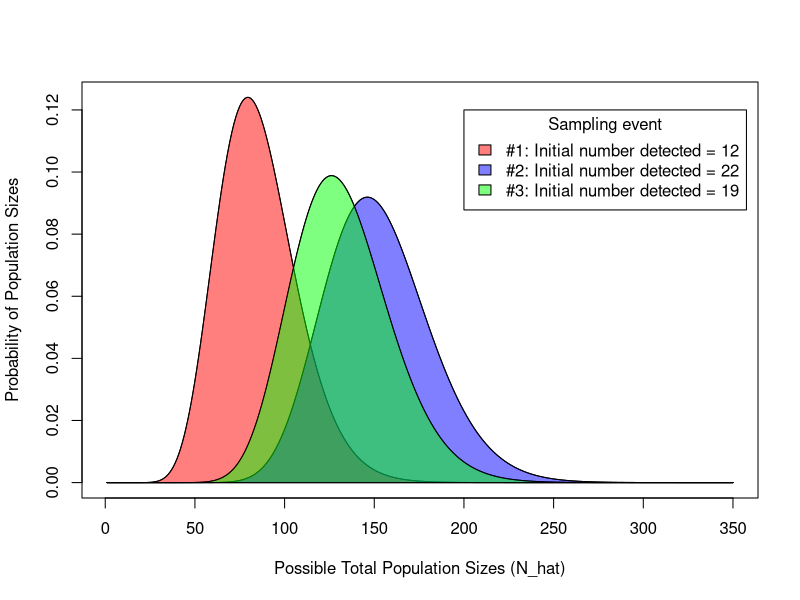
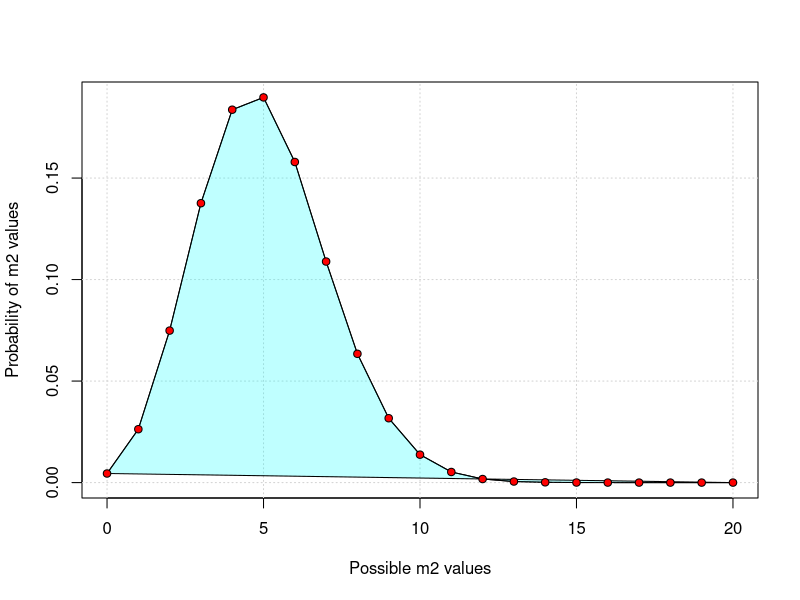
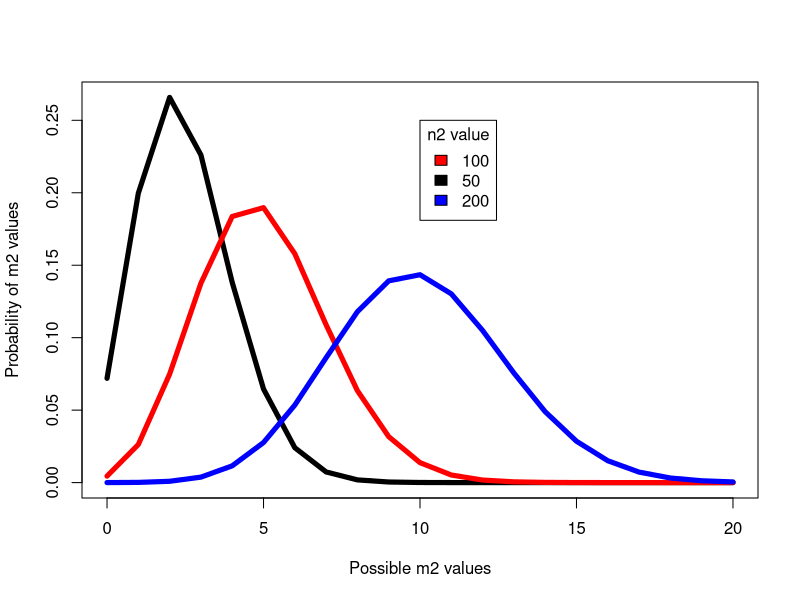
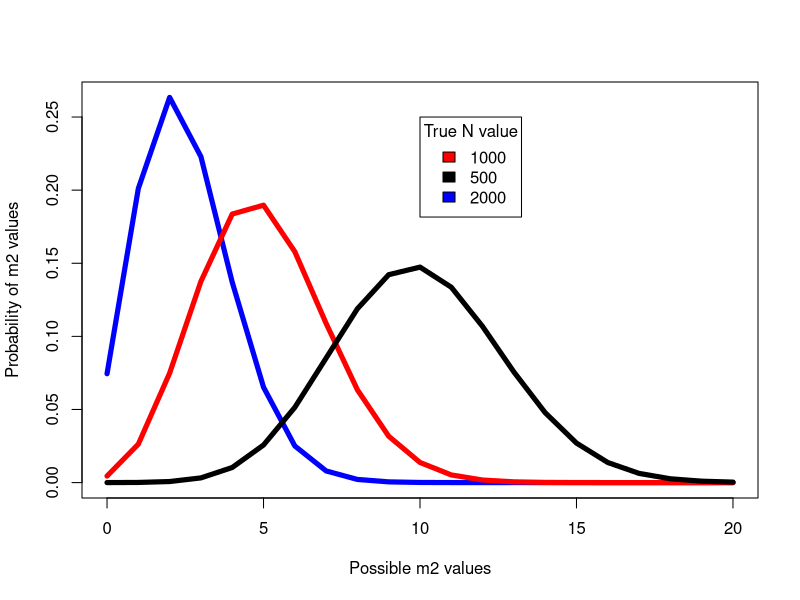
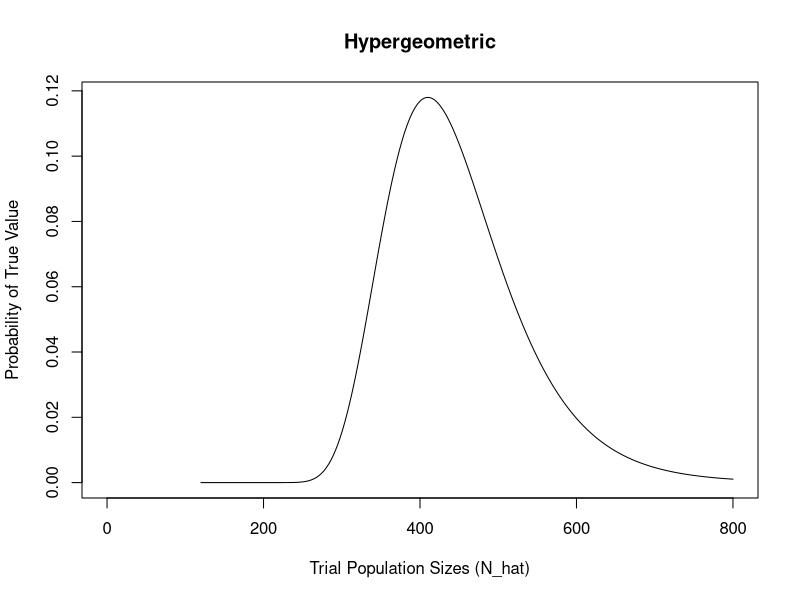
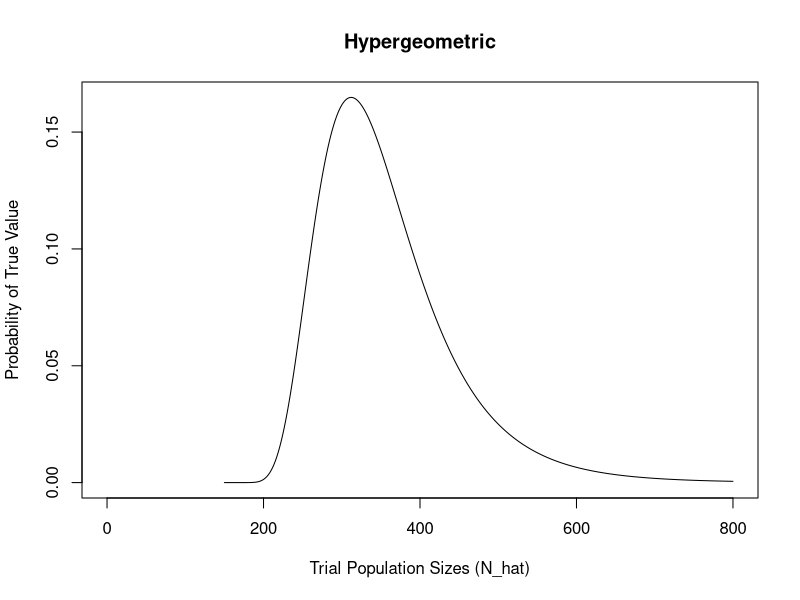
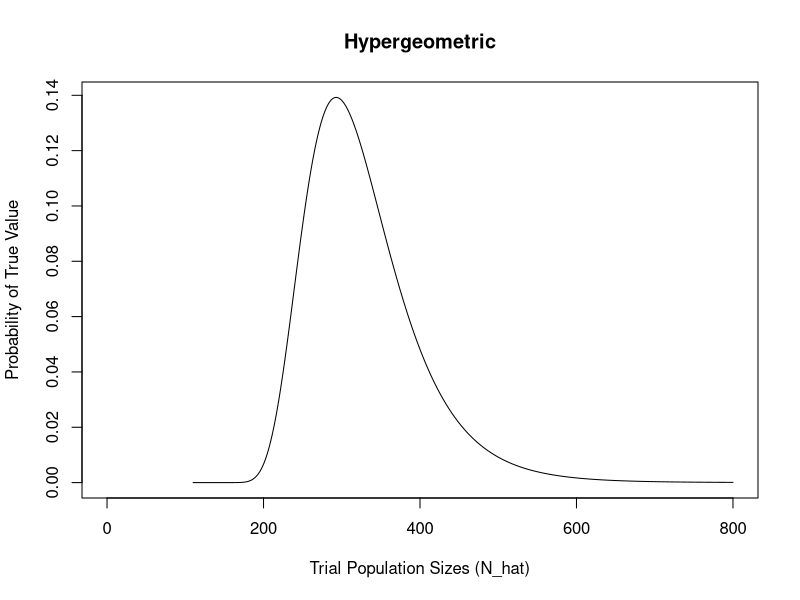
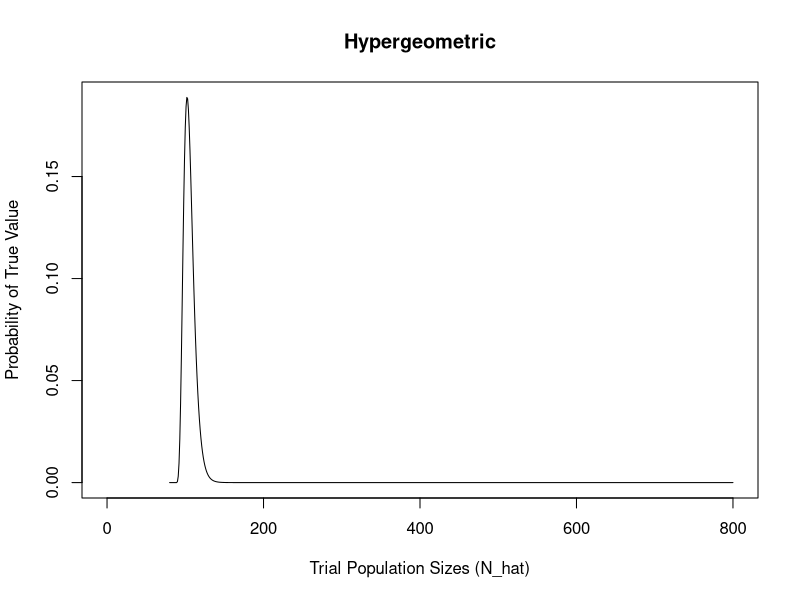

Generate these figures, in order, with R:
# =====================================================================
# Homework 1
# Jonah Bacon
# 01 Feb 2022
# FISH 621
# =====================================================================

# Problem 1 ---------------------------------------------------------------

# Load data. *Make sure .csv data files are in your working directory
df.50 <- read.csv("Length Sample 50.csv", header = TRUE)
df.250 <- read.csv("Length Sample 250.csv", header = TRUE)

# Visualize data structures
head(df.50)
head(df.250)
## I don't like the column names, so I'll rename them with more intuitive labels:
colnames(df.50) <- c("ID","length")
colnames(df.250) <- c("ID","length")

  ## Sample size = 50 ----------------------------------------------------
y.bar.50 <- mean(df.50$length)
var.50 <- var(df.50$length)
CV.50 <- sqrt(var.50)/y.bar.50
var.hat_y.bar.50 <- ( (1000-50)/1000 )* var.50/length(df.50$length)

print(y.bar.50); print(var.50); print(CV.50); print(var.hat_y.bar.50)

  ## Sample size = 250 --------------------------------------------------
y.bar.250 <- mean(df.250$length)
var.250 <- var(df.250$length)
CV.250 <- sqrt(var.250)/y.bar.250
var.hat_y.bar.250 <- ( (1000-250)/1000 ) * var.250/length(df.250$length)

print(y.bar.250); print(var.250); print(CV.250); print(var.hat_y.bar.250)

# Problem 2 ---------------------------------------------------------------

# Create data frame
samp.ID <- seq(1,15,1)
flower.count <- c(10,15,1,23,18,12,19,9,5,8,3,26,20,12,31)
flower.df <- cbind(samp.ID,flower.count)

  ## Sample statistics -----------------------------------------------------
flwr.y.bar <- mean(flower.count)
flwr.var <- var(flower.count)
flwr.CV <- sqrt(flwr.var)/flwr.y.bar
var.hat_flwr.y.bar <- ( (6000 - 15)/6000) * flwr.var/length(flower.count) # For this, we need N, which is equal to the total number of 1x1 m quadrats in the field. This is equal to 50*120 = 6000

print(flwr.y.bar); print(flwr.var); print(flwr.CV); print(var.hat_flwr.y.bar)

  ## Population estimates ------------------------------------------------
samp.space <- 50*120 # Determine the total sample space (i.e. N, or how many 1x1 quadrats are in the field) = 6000
flower.pop.est <- samp.space * flwr.y.bar
flower.pop.est.var <- samp.space^2 * var.hat_flwr.y.bar
flower.pop.est.CV <- sqrt(flower.pop.est.var)/flower.pop.est 

print(flower.pop.est); print(flower.pop.est.var); print(flower.pop.est.CV)

# Problem 3 ---------------------------------------------------------------

  ## Sampling event 1 -------------------------------------------------------
n.detect.1 <- 12 # Number of voles detected in this sample event
p <- 0.15 # Probability of detection = proportion of apartment visible

N_hat.est.1 <- n.detect.1/p
N_hat.est.1
N_hat.trial <- 1:350
probs.N_hat.1 <- dbinom(x=n.detect.1, size=N_hat.trial, prob=p)

  ## Sampling event 2 -------------------------------------------------------
n.detect.2 <- 22 # Number of voles detected in this sample event

N_hat.est.2 <- n.detect.2/p
N_hat.est.2
probs.N_hat.2 <- dbinom(x=n.detect.2, size=N_hat.trial, prob=p)

  ## Sampling event 3 ------------------------------------------------------
n.detect.3 <- 19 # Number of voles detected in this sample event

N_hat.est.3 <- n.detect.3/p
N_hat.est.3
probs.N_hat.3 <- dbinom(x=n.detect.3, size=N_hat.trial, prob=p)

  ## Plot the 3 profiles ----------------------------------------------------
plot(x=N_hat.trial, y=probs.N_hat.1, type="l",
     xlab="Possible Total Population Sizes (N_hat)",
     ylab="Probability of Population Sizes") +
  lines(x=N_hat.trial, y=probs.N_hat.2) +
  lines(x=N_hat.trial, y=probs.N_hat.3)

legend(x = 200, y = 0.12, legend = c("#1: Initial number detected = 12", "#2: Initial number detected = 22", "#3: Initial number detected = 19"),
       fill = c(rgb(1,0,0, alpha = 0.5),rgb(0,0,1, alpha = 0.5),rgb(0,1,0, alpha = 0.5)), title = "Sampling event")
polygon(x=N_hat.trial, y=probs.N_hat.1, col=rgb(1,0,0, alpha = 0.5))
polygon(x=N_hat.trial, y=probs.N_hat.2, col=rgb(0,0,1, alpha = 0.5))
polygon(x=N_hat.trial, y=probs.N_hat.3, col=rgb(0,1,0, alpha = 0.5))

# Problem 4 ---------------------------------------------------------------

N <- 1000
n1 <- 50
n2 <- 100

m2_hat <- n1*n2 / N
m2_hat

trial.m2 <- 0:20
trial.prob.m2 <- dhyper(x=trial.m2, m=50, n=950, k=100)

plot(x=trial.m2, y=trial.prob.m2, type="l",
     xlab="Possible m2 values",
     ylab="Probability of m2 values")
grid()
polygon(x=trial.m2, y=trial.prob.m2, col=rgb(0,1,1, alpha=0.25))
points(x=trial.m2, y=trial.prob.m2, pch=21, bg="red")

est.m2 <- sum(trial.m2*trial.prob.m2)
est.m2

  ## Varying n2 ------------------------------------------------------------
n2 <- 50
m2_hat.2 <- n1*n2 / N
m2_hat.2

n2 <- 200
m2_hat.3 <- n1*n2 / N
m2_hat.3

trial.m2 <- 0:20
trial.prob.m2.2 <- dhyper(x=trial.m2, m=50, n=950, k=50) # Change k (n2) to 50
trial.prob.m2.3 <- dhyper(x=trial.m2, m=50, n=950, k=200) # Change k (n2) to 200

plot(x=trial.m2, y=trial.prob.m2.2, type="l", lwd = 5,
     xlab="Possible m2 values",
     ylab="Probability of m2 values") +
  lines(x=trial.m2, y=trial.prob.m2, col="red", lwd = 5) +
  lines(x=trial.m2, y=trial.prob.m2.3, col = "blue", lwd = 5)
legend(x = 10, y = 0.25, legend = c("100", "50", "200"),
       fill = c("red", "black", "blue"), title = "n2 value")

  ## Varying N ------------------------------------------------------------
n2 <- 100

N <- 500
m2_hat.4 <- n1*n2 / N
m2_hat.4

N <- 2000
m2_hat.5 <- n1*n2 / N
m2_hat.5

trial.m2 <- 0:20
trial.prob.m2.4 <- dhyper(x=trial.m2, m=50, n=450, k=100) # Change n (= N-m) to 450
trial.prob.m2.5 <- dhyper(x=trial.m2, m=50, n=1950, k=100) # Change n (= N-m) to 1950

plot(x=trial.m2, y=trial.prob.m2.5, type="l", lwd = 5, col = "blue",
     xlab="Possible m2 values",
     ylab="Probability of m2 values") +
  lines(x=trial.m2, y=trial.prob.m2, col="red", lwd = 5) +
  lines(x=trial.m2, y=trial.prob.m2.4, col = "black", lwd = 5)
legend(x = 10, y = 0.25, legend = c("1000", "500", "2000"),
       fill = c("red", "black", "blue"), title = "True N value")



# Problem 5 ---------------------------------------------------------------

  ## Chapman abundance estimation (sample w/o replacement) ------------------
### May

n1 = 65
n2 = 120
m2 = 19

chap.may.est <- ((n1+1)*(n2+1))/(m2+1) - 1
chap.may.var <- ((n1+1)*(n2+1)*(n1-m2)*(n2-m2)) / ((m2+1)^2 * (m2+2))
chap.may.CV <- sqrt(chap.may.var)/chap.may.est

trial.N <- 0:800
may.trial.N.prob <- dhyper(x=m2, m=n1, n=trial.N-n1, k=n2)

plot(x=trial.N, y=may.trial.N.prob, type="l",
     xlab="Trial Population Sizes (N_hat)",
     ylab="Probability of True Value",
     main="Hypergeometric")

### June

n1 = 25
n2 = 150
m2 = 12

chap.june.est <- ((n1+1)*(n2+1))/(m2+1) - 1
chap.june.var <- ((n1+1)*(n2+1)*(n1-m2)*(n2-m2)) / ((m2+1)^2 * (m2+2))
chap.june.CV <- sqrt(chap.june.var)/chap.june.est

june.trial.N.prob <- dhyper(x=m2, m=n1, n=trial.N-n1, k=n2)

plot(x=trial.N, y=june.trial.N.prob, type="l",
     xlab="Trial Population Sizes (N_hat)",
     ylab="Probability of True Value",
     main="Hypergeometric")

### July

n1 = 40
n2 = 110
m2 = 15

chap.july.est <- ((n1+1)*(n2+1))/(m2+1) - 1
chap.july.var <- ((n1+1)*(n2+1)*(n1-m2)*(n2-m2)) / ((m2+1)^2 * (m2+2))
chap.july.CV <- sqrt(chap.july.var)/chap.july.est

july.trial.N.prob <- dhyper(x=m2, m=n1, n=trial.N-n1, k=n2)

plot(x=trial.N, y=july.trial.N.prob, type="l",
     xlab="Trial Population Sizes (N_hat)",
     ylab="Probability of True Value",
     main="Hypergeometric")

### August

n1 = 45
n2 = 80
m2 = 35

chap.august.est <- ((n1+1)*(n2+1))/(m2+1) - 1
chap.august.var <- ((n1+1)*(n2+1)*(n1-m2)*(n2-m2)) / ((m2+1)^2 * (m2+2))
chap.august.CV <- sqrt(chap.august.var)/chap.august.est

august.trial.N.prob <- dhyper(x=m2, m=n1, n=trial.N-n1, k=n2)

plot(x=trial.N, y=august.trial.N.prob, type="l",
     xlab="Trial Population Sizes (N_hat)",
     ylab="Probability of True Value",
     main="Hypergeometric")

### September

n1 = 60
n2 = 70
m2 = 42

chap.september.est <- ((n1+1)*(n2+1))/(m2+1) - 1
chap.september.var <- ((n1+1)*(n2+1)*(n1-m2)*(n2-m2)) / ((m2+1)^2 * (m2+2))
chap.september.CV <- sqrt(chap.september.var)/chap.september.est

september.trial.N.prob <- dhyper(x=m2, m=n1, n=trial.N-n1, k=n2)

plot(x=trial.N, y=september.trial.N.prob, type="l",
     xlab="Trial Population Sizes (N_hat)",
     ylab="Probability of True Value",
     main="Hypergeometric")


### Combined table & plot

chapman_table <- cbind(N_hat <- c(chap.may.est, chap.june.est, chap.july.est, chap.august.est, chap.september.est), var <- c(chap.may.var, chap.june.var, chap.july.var, chap.august.var, chap.september.var), CV <- c(chap.may.CV, chap.june.CV, chap.july.CV, chap.august.CV, chap.september.CV))
rownames(chapman_table) <- c("May", "June", "July", "August", "September")
colnames(chapman_table) <- c("N_hat", "var", "CV")
chapman_table

plot(x=trial.N, y=august.trial.N.prob, type="l", col = "red", lwd = 3,
     xlab="Possible Population Sizes (N_hat)",
     ylab="Probability of True Value",
     main="PDF for Population Size Estimates (N_hat) by month") +
  lines(x=trial.N, y=may.trial.N.prob, col="blue", lwd = 3) +
  lines(x=trial.N, y=june.trial.N.prob, col="green", lwd = 3) +
  lines(x=trial.N, y=july.trial.N.prob, col="orange", lwd = 3) +
  lines(x=trial.N, y=september.trial.N.prob, col="black", lwd = 3)
legend(x = 500, y = 0.17, legend = c("May", "June", "July", "August", "September"),
       fill = c("blue", "green", "orange", "red", "black"), title = "Month")


  ## Bailey abundance estimation (sample w/ replacement) ---------------------------------------
### May

n1 = 65
n2 = 120
m2 = 19

bailey.may.est <- (n1*(n2+1)) / (m2+1)
bailey.may.var <- (n1^2 * (n2+1) * (n2-m2)) / ((m2+1)^2 * (m2+2))
bailey.may.CV <- sqrt(bailey.may.var)/bailey.may.est

trial.N <- 0:800
may.trial.N.prob_bailey <- dbinom(x=m2, size=n2, prob=n1/trial.N)

plot(x=trial.N, y=may.trial.N.prob_bailey, type="l", lwd = 3,
     xlab="Trial Population Sizes (N_hat)",
     ylab="Probability of True Value",
     main="Bailey's Binomial Model")
abline(v=bailey.may.est, col="red")

### June

n1 = 25
n2 = 150
m2 = 12

bailey.june.est <- (n1*(n2+1)) / (m2+1)
bailey.june.var <- (n1^2 * (n2+1) * (n2-m2)) / ((m2+1)^2 * (m2+2))
bailey.june.CV <- sqrt(bailey.june.var)/bailey.june.est

june.trial.N.prob_bailey <- dbinom(x=m2, size=n2, prob=n1/trial.N)

plot(x=trial.N, y=june.trial.N.prob_bailey, type="l", lwd = 3,
     xlab="Trial Population Sizes (N_hat)",
     ylab="Probability of True Value",
     main="Bailey's Binomial Model")
abline(v=bailey.june.est, col="red")

### July

n1 = 40
n2 = 110
m2 = 15

bailey.july.est <- (n1*(n2+1)) / (m2+1)
bailey.july.var <- (n1^2 * (n2+1) * (n2-m2)) / ((m2+1)^2 * (m2+2))
bailey.july.CV <- sqrt(bailey.july.var)/bailey.july.est

july.trial.N.prob_bailey <- dbinom(x=m2, size=n2, prob=n1/trial.N)

plot(x=trial.N, y=july.trial.N.prob_bailey, type="l", lwd = 3,
     xlab="Trial Population Sizes (N_hat)",
     ylab="Probability of True Value",
     main="Bailey's Binomial Model")
abline(v=bailey.july.est, col="red")

### August

n1 = 45
n2 = 80
m2 = 35

bailey.august.est <- (n1*(n2+1)) / (m2+1)
bailey.august.var <- (n1^2 * (n2+1) * (n2-m2)) / ((m2+1)^2 * (m2+2))
bailey.august.CV <- sqrt(bailey.august.var)/bailey.august.est

august.trial.N.prob_bailey <- dbinom(x=m2, size=n2, prob=n1/trial.N)

plot(x=trial.N, y=august.trial.N.prob_bailey, type="l", lwd = 3,
     xlab="Trial Population Sizes (N_hat)",
     ylab="Probability of True Value",
     main="Bailey's Binomial Model")
abline(v=bailey.august.est, col="red")

### September

n1 = 60
n2 = 70
m2 = 42

bailey.september.est <- (n1*(n2+1)) / (m2+1)
bailey.september.var <- (n1^2 * (n2+1) * (n2-m2)) / ((m2+1)^2 * (m2+2))
bailey.september.CV <- sqrt(bailey.september.var)/bailey.september.est

september.trial.N.prob_bailey <- dbinom(x=m2, size=n2, prob=n1/trial.N)

plot(x=trial.N, y=september.trial.N.prob_bailey, type="l", lwd = 3,
     xlab="Trial Population Sizes (N_hat)",
     ylab="Probability of True Value",
     main="Bailey's Binomial Model")
abline(v=bailey.september.est, col="red")

### Combined table & plot

bailey_table <- cbind(N_hat <- c(bailey.may.est, bailey.june.est, bailey.july.est, bailey.august.est, bailey.september.est), var <- c(bailey.may.var, bailey.june.var, bailey.july.var, bailey.august.var, bailey.september.var), CV <- c(bailey.may.CV, bailey.june.CV, bailey.july.CV, bailey.august.CV, bailey.september.CV))
rownames(bailey_table) <- c("May", "June", "July", "August", "September")
colnames(bailey_table) <- c("N_hat", "var", "CV")
bailey_table

plot(x=trial.N, y=june.trial.N.prob_bailey, type="l", col = "green", lwd = 3,
     xlab="Possible Population Sizes (N_hat)",
     ylab="Probability of True Value",
     main="PDF for Population Size Estimates (N_hat) by month") +
  lines(x=trial.N, y=may.trial.N.prob_bailey, col="blue", lwd = 3) +
  lines(x=trial.N, y=august.trial.N.prob_bailey, col="red", lwd = 3) +
  lines(x=trial.N, y=july.trial.N.prob_bailey, col="orange", lwd = 3) +
  lines(x=trial.N, y=september.trial.N.prob_bailey, col="black", lwd = 3)
legend(x = 600, y = 0.11, legend = c("May", "June", "July", "August", "September"),
       fill = c("blue", "green", "orange", "red", "black"), title = "Month")

  ## Summary --------------------------------------------------------------------

plot(x = 1:5 - 0.05, y = chapman_table[,1], pch = 16, col = "red", cex = 1.5,
     xlab = "Month",
     ylab = "N_hat Population Estimate",
     ylim = c(0,500),
     xaxt = "n") +
  points(x = 1:5 + 0.05, y = bailey_table[,1], pch = 18, col = "black", cex = 1.5) +
  axis(side = 1, at = c(1:5), labels = c("May", "June", "July", "August", "September"))
legend(x = 2.5, y = 500, legend = c("Chapman (sample w/o replacement)", "Bailey's (sample w/ replacement)"), col = c("red", "black"), pch = c(16, 18), title = "N_hat estimate method")
